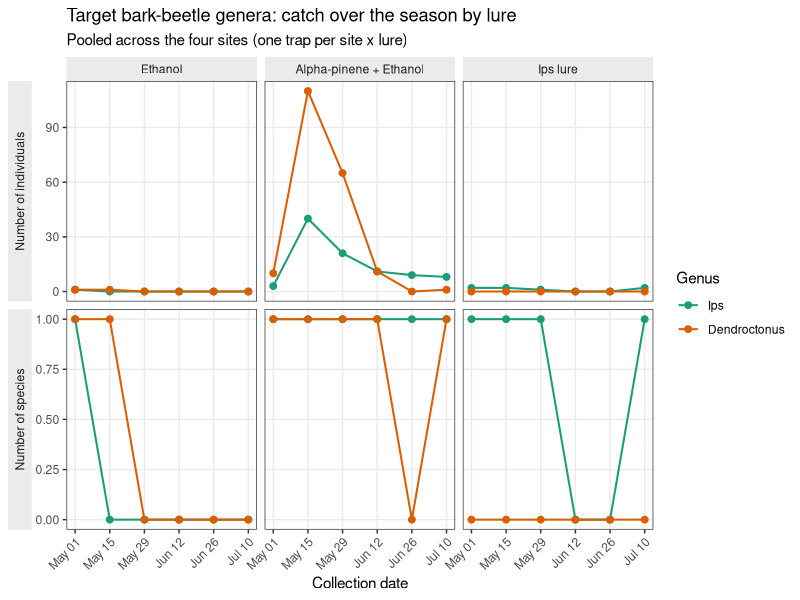
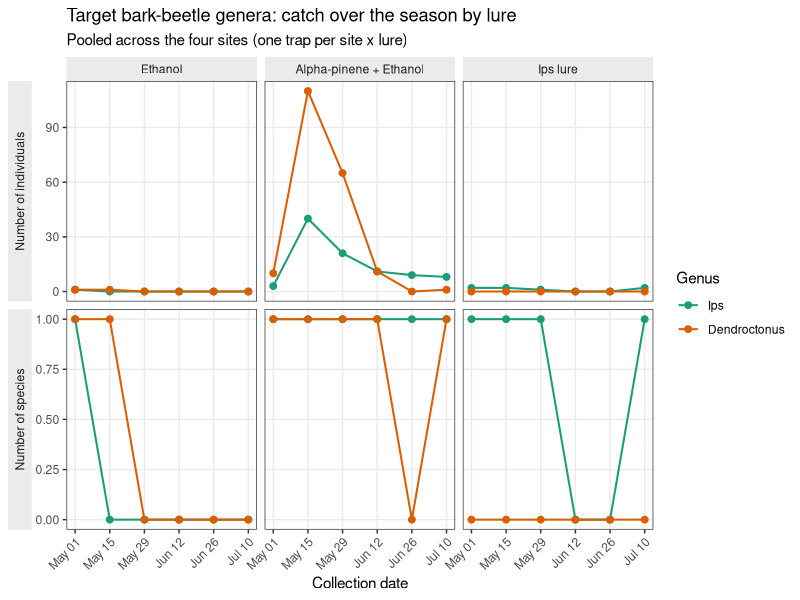
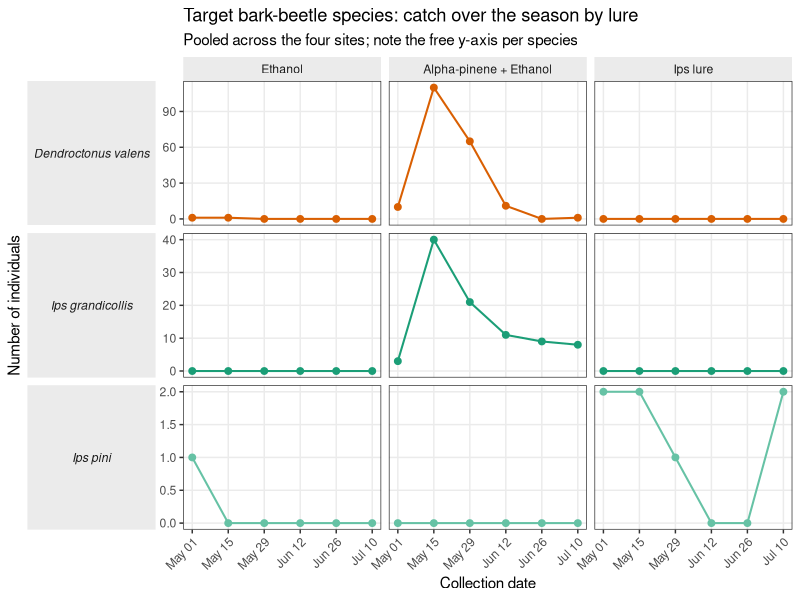
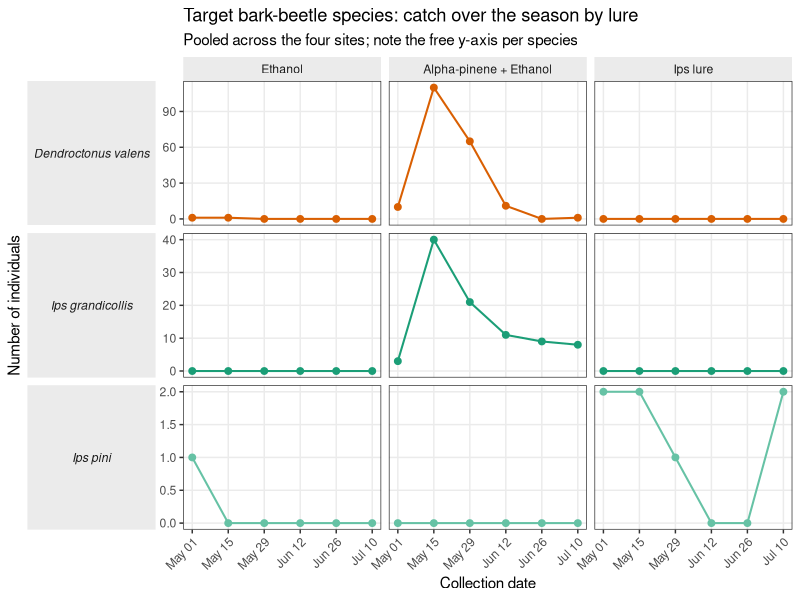
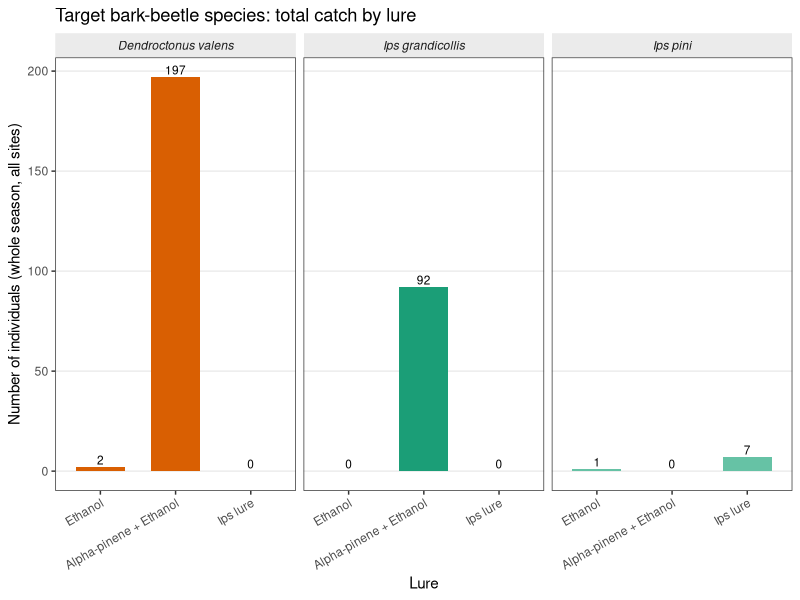
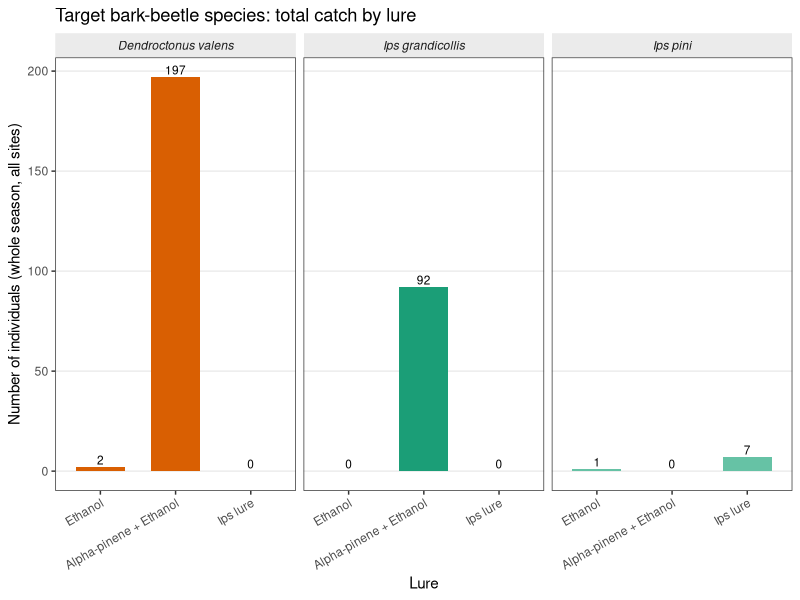

R code for these plots, in order:
##############################################################################
# Target-genus phenology -- Ips and Dendroctonus
#
# These EDRR traps are baited specifically for the bark-beetle genera Ips and
# Dendroctonus, so those two lineages are worth looking at on their own rather
# than only as part of the whole-community insect table. This is the first
# script in that line of exploratory work.
#
# Here: number of species and number of individuals caught in each of the two
# target genera, over the six collection dates, faceted by lure. Counts are
# pooled across the four sites (one trap per site x lure), so each point is the
# whole-network catch for that date x lure.
#
# Lure codes in the raw table: E  = Ethanol (generic),
#                              EA = Alpha-pinene + Ethanol (pine bark beetles),
#                              I  = Ips lure (ipsenol / ipsdienol).
#
# Data source: data/2024_insect_data/EDRRPatho_NHTraps_InsectData_MFD.csv
# (raw long-format trap catch -- same file insect_dat_process.R starts from).
##############################################################################

library(dplyr)
library(tidyr)
library(ggplot2)
library(lubridate)

out_fig_dir  <- "figures/insect_exploratory/target_genera"
out_data_dir <- "data/insect_exploratory/target_genera"
dir.create(out_fig_dir,  showWarnings = FALSE, recursive = TRUE)
dir.create(out_data_dir, showWarnings = FALSE, recursive = TRUE)

target_genera <- c("Ips", "Dendroctonus")

lure_levels <- c("E", "EA", "I")
lure_labels <- c(E  = "Ethanol",
                 EA = "Alpha-pinene + Ethanol",
                 I  = "Ips lure")

## ---- 1. Load + tidy the raw long-format trap catch --------------------------

dat <- read.csv("data/2024_insect_data/EDRRPatho_NHTraps_InsectData_MFD.csv",
                check.names = FALSE)
names(dat) <- make.names(names(dat))

# Trailing all-blank rows in the sheet.
dat <- dat %>% filter(!is.na(Trap.Code), Trap.Code != "")
dat[dat == ""] <- NA

dat <- dat %>%
  mutate(date = mdy(Collection.Date),
         Count = suppressWarnings(as.numeric(Count)))

# One record (P / Ips lure / 6/12/24) is blank apart from its trap code -- a
# serviced trap with no catch entered. It carries no genus, so dropping it does
# not affect the target-genus counts.
n_blank <- sum(is.na(dat$Count))
if (n_blank > 0) {
  cat("Dropping", n_blank, "catch record(s) with no Count entered (no genus attached).\n")
  dat <- dat %>% filter(!is.na(Count))
}
stopifnot(!any(is.na(dat$date)))

## ---- 2. Restrict to the two target genera ----------------------------------

tg <- dat %>% filter(Genus %in% target_genera)

cat("Target-genus records:\n")
tg %>% count(Genus, Species, wt = Count, name = "individuals") %>% arrange(Genus, desc(individuals)) %>% print()
cat("\nGenus x lure (records):\n"); print(table(tg$Genus, tg$Lure))

# Every target-genus row here is resolved to species (no genus-only "Ips sp."
# records in this dataset), so "number of species" = distinct Species values.
stopifnot(all(!is.na(tg$Species)))

## ---- 3. Pool across sites: per date x lure x genus -------------------------

summ <- tg %>%
  group_by(Genus, Lure, date) %>%
  summarise(n_individuals = sum(Count),
            n_species     = n_distinct(Species),
            .groups = "drop")

# Fill the date x lure x genus grid so lines drop to zero on dates with no catch.
grid <- expand_grid(Genus = target_genera,
                    Lure  = lure_levels,
                    date  = sort(unique(dat$date)))

summ <- grid %>%
  left_join(summ, by = c("Genus", "Lure", "date")) %>%
  mutate(across(c(n_individuals, n_species), ~replace_na(.x, 0)),
         Genus     = factor(Genus, levels = target_genera),
         Lure_lab  = factor(lure_labels[Lure], levels = lure_labels[lure_levels]))

write.csv(summ %>% select(Genus, Lure, Lure_lab, date, n_species, n_individuals),
          file.path(out_data_dir, "target_genus_catch_by_date_lure.csv"),
          row.names = FALSE)

## ---- 4. Plot: metric (rows) x lure (cols), coloured by genus --------------

plot_df <- summ %>%
  pivot_longer(c(n_species, n_individuals),
               names_to = "metric", values_to = "value") %>%
  mutate(metric = recode(metric,
                         n_species     = "Number of species",
                         n_individuals = "Number of individuals"),
         metric = factor(metric, levels = c("Number of individuals", "Number of species")))

genus_cols <- c(Ips = "#1b9e77", Dendroctonus = "#d95f02")

p <- ggplot(plot_df, aes(date, value, colour = Genus, group = Genus)) +
  geom_line(linewidth = 0.7) +
  geom_point(size = 2) +
  facet_grid(metric ~ Lure_lab, scales = "free_y", switch = "y") +
  scale_colour_manual(values = genus_cols, name = "Genus") +
  scale_x_date(date_labels = "%b %d", breaks = sort(unique(dat$date))) +
  labs(x = "Collection date", y = NULL,
       title = "Target bark-beetle genera: catch over the season by lure",
       subtitle = "Pooled across the four sites (one trap per site x lure)") +
  theme_bw() +
  theme(strip.placement = "outside",
        strip.background = element_rect(fill = "grey92", colour = NA),
        axis.text.x = element_text(angle = 45, hjust = 1),
        panel.grid.minor = element_blank())

ggsave(file.path(out_fig_dir, "target_genus_phenology_by_lure.png"),
       p, width = 9, height = 6, dpi = 150)
ggsave(file.path(out_fig_dir, "target_genus_phenology_by_lure.pdf"),
       p, width = 9, height = 6)

## ---- 5. Species x lure breakdown -----------------------------------------
# Only three target species are present (Ips grandicollis, Ips pini,
# Dendroctonus valens), so "number of species" is no longer a useful axis
# here -- this section is individuals per species, over date, species x lure.

sp_order <- tg %>% count(Genus, Species, wt = Count, name = "n") %>%
  arrange(Genus, desc(n)) %>% pull(Species)

summ_sp <- tg %>%
  group_by(Genus, Species, Lure, date) %>%
  summarise(n_individuals = sum(Count), .groups = "drop")

grid_sp <- expand_grid(Species = sp_order,
                       Lure    = lure_levels,
                       date    = sort(unique(dat$date))) %>%
  left_join(distinct(tg, Genus, Species), by = "Species")

summ_sp <- grid_sp %>%
  left_join(summ_sp, by = c("Genus", "Species", "Lure", "date")) %>%
  mutate(n_individuals = replace_na(n_individuals, 0),
         Species  = factor(Species, levels = sp_order),
         Lure_lab = factor(lure_labels[Lure], levels = lure_labels[lure_levels]))

write.csv(summ_sp %>% select(Genus, Species, Lure, Lure_lab, date, n_individuals) %>%
            arrange(Species, Lure, date),
          file.path(out_data_dir, "target_species_catch_by_date_lure.csv"),
          row.names = FALSE)

# Season totals per species x lure (the "how well does each lure catch each
# species" summary).
tot_sp <- summ_sp %>%
  group_by(Genus, Species, Lure, Lure_lab) %>%
  summarise(n_individuals = sum(n_individuals), .groups = "drop")
write.csv(tot_sp %>% select(Genus, Species, Lure, Lure_lab, n_individuals) %>%
            arrange(Species, Lure),
          file.path(out_data_dir, "target_species_totals_by_lure.csv"),
          row.names = FALSE)
cat("\nSeason totals, individuals per species x lure:\n")
print(tot_sp %>% select(Species, Lure, n_individuals) %>%
        pivot_wider(names_from = Lure, values_from = n_individuals))

sp_cols <- c("Ips grandicollis"    = "#1b9e77",
             "Ips pini"            = "#66c2a5",
             "Dendroctonus valens" = "#d95f02")

# 5a. Phenology: individuals over date, species (rows) x lure (cols)
p_sp <- ggplot(summ_sp, aes(date, n_individuals, colour = Species, group = Species)) +
  geom_line(linewidth = 0.7) +
  geom_point(size = 2) +
  facet_grid(Species ~ Lure_lab, scales = "free_y", switch = "y") +
  scale_colour_manual(values = sp_cols, guide = "none") +
  scale_x_date(date_labels = "%b %d", breaks = sort(unique(dat$date))) +
  labs(x = "Collection date", y = "Number of individuals",
       title = "Target bark-beetle species: catch over the season by lure",
       subtitle = "Pooled across the four sites; note the free y-axis per species") +
  theme_bw() +
  theme(strip.placement = "outside",
        strip.background = element_rect(fill = "grey92", colour = NA),
        strip.text.y.left = element_text(angle = 0, face = "italic"),
        axis.text.x = element_text(angle = 45, hjust = 1),
        panel.grid.minor = element_blank())

ggsave(file.path(out_fig_dir, "target_species_phenology_by_lure.png"),
       p_sp, width = 9, height = 6, dpi = 150)
ggsave(file.path(out_fig_dir, "target_species_phenology_by_lure.pdf"),
       p_sp, width = 9, height = 6)

# 5b. Season totals: individuals per species x lure
p_tot <- ggplot(tot_sp, aes(Lure_lab, n_individuals, fill = Species)) +
  geom_col(width = 0.65) +
  geom_text(aes(label = n_individuals), vjust = -0.3, size = 3) +
  facet_wrap(~ Species, nrow = 1) +
  scale_fill_manual(values = sp_cols, guide = "none") +
  labs(x = "Lure", y = "Number of individuals (whole season, all sites)",
       title = "Target bark-beetle species: total catch by lure") +
  theme_bw() +
  theme(strip.background = element_rect(fill = "grey92", colour = NA),
        strip.text = element_text(face = "italic"),
        axis.text.x = element_text(angle = 30, hjust = 1),
        panel.grid.minor = element_blank(),
        panel.grid.major.x = element_blank())

ggsave(file.path(out_fig_dir, "target_species_totals_by_lure.png"),
       p_tot, width = 8, height = 4.2, dpi = 150)
ggsave(file.path(out_fig_dir, "target_species_totals_by_lure.pdf"),
       p_tot, width = 8, height = 4.2)

cat("\nDone. Outputs written to", out_data_dir, "and", out_fig_dir, "\n")
